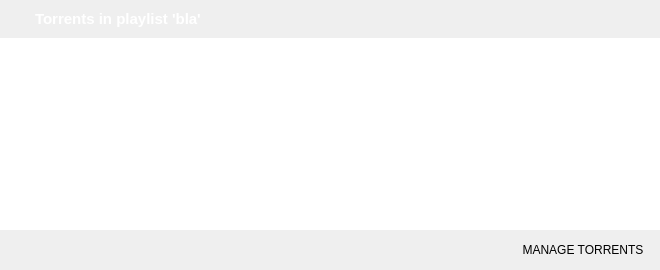
                <widget class="QWidget" name="edit_channel_details_playlist_torrents_page">
                 <layout class="QVBoxLayout" name="verticalLayout">
                  <property name="spacing">
                   <number>0</number>
                  </property>
                  <property name="leftMargin">
                   <number>0</number>
                  </property>
                  <property name="topMargin">
                   <number>0</number>
                  </property>
                  <property name="rightMargin">
                   <number>0</number>
                  </property>
                  <property name="bottomMargin">
                   <number>0</number>
                  </property>
                  <item>
                   <widget class="QWidget" name="widget_13" native="true">
                    <layout class="QHBoxLayout" name="horizontalLayout_11">
                     <property name="spacing">
                      <number>0</number>
                     </property>
                     <property name="leftMargin">
                      <number>0</number>
                     </property>
                     <property name="topMargin">
                      <number>0</number>
                     </property>
                     <property name="rightMargin">
                      <number>0</number>
                     </property>
                     <property name="bottomMargin">
                      <number>0</number>
                     </property>
                     <item>
                      <spacer name="horizontalSpacer_52">
                       <property name="orientation">
                        <enum>Qt::Horizontal</enum>
                       </property>
                       <property name="sizeType">
                        <enum>QSizePolicy::Fixed</enum>
                       </property>
                       <property name="sizeHint" stdset="0">
                        <size>
                         <width>10</width>
                         <height>20</height>
                        </size>
                       </property>
                      </spacer>
                     </item>
                     <item>
                      <widget class="QToolButton" name="edit_channel_playlist_torrents_back">
                       <property name="minimumSize">
                        <size>
                         <width>16</width>
                         <height>18</height>
                        </size>
                       </property>
                       <property name="maximumSize">
                        <size>
                         <width>16</width>
                         <height>18</height>
                        </size>
                       </property>
                       <property name="cursor">
                        <cursorShape>PointingHandCursor</cursorShape>
                       </property>
                       <property name="styleSheet">
                        <string notr="true">border: none; 
border-image: url(images/page_back.png) 0 0 0 0 stretch stretch;
background: none;</string>
                       </property>
                       <property name="text">
                        <string/>
                       </property>
                      </widget>
                     </item>
                     <item>
                      <widget class="QLabel" name="edit_channel_details_playlist_torrents_header">
                       <property name="styleSheet">
                        <string notr="true">margin: 10px;
font-size: 15px;
font-weight: bold;
margin-left: 5px;
color: white;</string>
                       </property>
                       <property name="text">
                        <string>Torrents in playlist 'bla'</string>
                       </property>
                      </widget>
                     </item>
                    </layout>
                   </widget>
                  </item>
                  <item>
                   <widget class="LazyLoadList" name="edit_channel_playlist_torrents_list">
                    <property name="styleSheet">
                     <string notr="true">QListWidget::item:hover {
background-color: #303030;
}
QListWidget::item:selected {
background-color: #404040;
}
QListWidget::item {
border-bottom: 1px solid #303030;
}
QListWidget {
border: none;
}</string>
                    </property>
                    <property name="selectionMode">
                     <enum>QAbstractItemView::NoSelection</enum>
                    </property>
                   </widget>
                  </item>
                  <item>
                   <widget class="QWidget" name="widget_11" native="true">
                    <layout class="QHBoxLayout" name="horizontalLayout_8">
                     <property name="leftMargin">
                      <number>8</number>
                     </property>
                     <property name="topMargin">
                      <number>8</number>
                     </property>
                     <property name="rightMargin">
                      <number>8</number>
                     </property>
                     <property name="bottomMargin">
                      <number>8</number>
                     </property>
                     <item>
                      <spacer name="horizontalSpacer_51">
                       <property name="orientation">
                        <enum>Qt::Horizontal</enum>
                       </property>
                       <property name="sizeHint" stdset="0">
                        <size>
                         <width>506</width>
                         <height>20</height>
                        </size>
                       </property>
                      </spacer>
                     </item>
                     <item>
                      <widget class="EllipseButton" name="edit_channel_playlist_manage_torrents_button">
                       <property name="minimumSize">
                        <size>
                         <width>0</width>
                         <height>24</height>
                        </size>
                       </property>
                       <property name="maximumSize">
                        <size>
                         <width>16777215</width>
                         <height>24</height>
                        </size>
                       </property>
                       <property name="cursor">
                        <cursorShape>PointingHandCursor</cursorShape>
                       </property>
                       <property name="styleSheet">
                        <string notr="true">border-radius: 12px;
padding-left: 4px;
padding-right: 4px;</string>
                       </property>
                       <property name="text">
                        <string>MANAGE TORRENTS</string>
                       </property>
                      </widget>
                     </item>
                    </layout>
                   </widget>
                  </item>
                 </layout>
                </widget>
